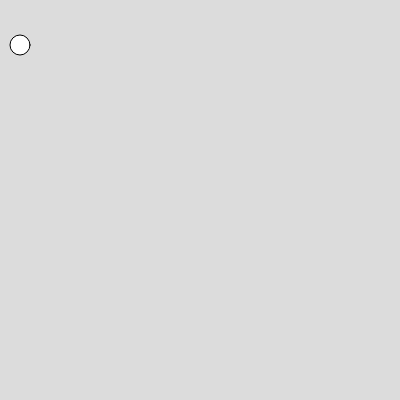
Frame 1 (no input)
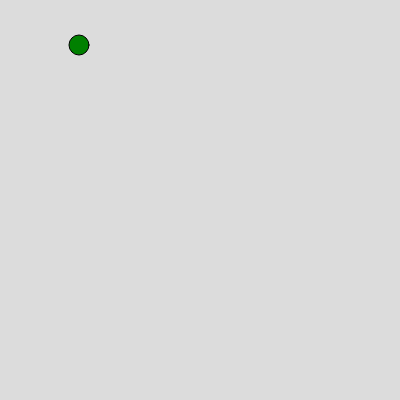
Frame 60 (no input)
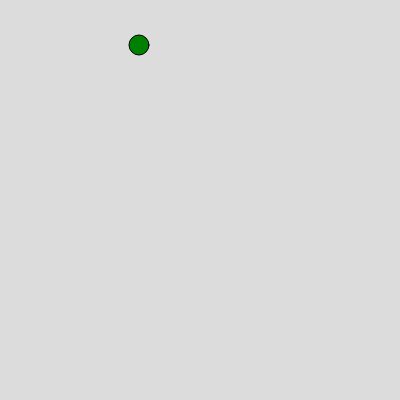
Frame 120 (the mouse pressed at the canvas centre since frame 60)

The p5.js sketch that drew these frames (run headless with seeded random() and noise() and a simulated clock; from frame 60 on, the mouse is pressed at the canvas centre):

// p5.js sketch
// ── sketch.js
var ball = {
 x : 20,
 y : 45,
 r : 20,
 xspeed : 0,
 yspeed : 0,
 color : ["blue","black", "green","red"]
}
function setup() {
  createCanvas(400, 400);
}

function draw() {
  background(220);
  circle(ball.x,ball.y,ball.r)
  fill(ball.color[2])
  ball.xspeed = 1
  ball.x = ball.x + ball.xspeed
}
